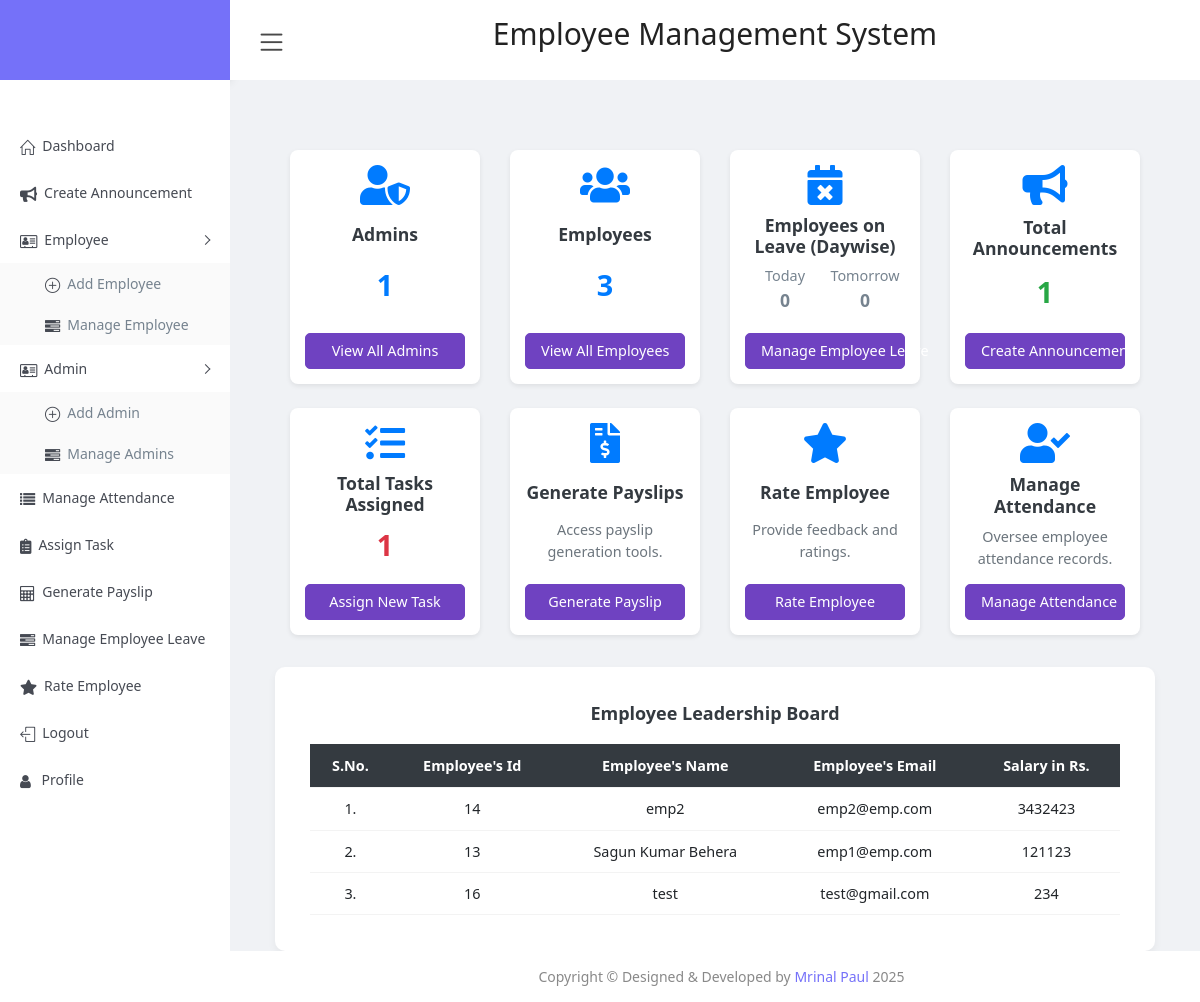
Screenshot of /admin/dashboard.php with the database file from the repository.
### tables this page shows
CREATE TABLE `employee` (
  `id` int NOT NULL,
  `name` varchar(255) NOT NULL,
  `email` varchar(255) NOT NULL,
  `gender` varchar(10) DEFAULT NULL,
  `dob` varchar(255) DEFAULT NULL,
  `password` varchar(75) NOT NULL,
  `salary` int NOT NULL,
  `dp` varchar(255) NOT NULL
);

### admin/dashboard.php (the view, shortened to what this page needs)
<?php
require_once "include/header.php";
?>
<?php
require_once "../connection.php";
$today_leave = 0;
$tomarrow_leave = 0;
$select_admins = "SELECT * FROM admin";
$total_admins = mysqli_query($conn, $select_admins);
$select_emp = "SELECT * FROM employee";
$total_emp = mysqli_query($conn, $select_emp);
$sql_leadership_board =  "SELECT * FROM employee ORDER BY salary DESC";
$emp_leadership_board_result = mysqli_query($conn, $sql_leadership_board);
$total_announcements_count = 0;
$select_announcements_sql = "SELECT * FROM announcements";
$result_announcements = mysqli_query($conn, $select_announcements_sql);
if ($result_announcements) {
    $total_announcements_count = mysqli_num_rows($result_announcements);
} else {
    $total_announcements_count = "N/A";
}
$total_tasks_count = 0;
$select_tasks_sql = "SELECT * FROM employee_tasks";
$result_tasks = mysqli_query($conn, $select_tasks_sql);
if ($result_tasks) {
    $total_tasks_count = mysqli_num_rows($result_tasks);
} else {
    $total_tasks_count = "N/A";
}
?>
<!DOCTYPE html>
<html lang="en">
<head>
    <link href="https://cdn.jsdelivr.net/npm/bootstrap@5.3.0/dist/css/bootstrap.min.css" rel="stylesheet">
    <link rel="stylesheet" href="https://cdnjs.cloudflare.com/ajax/libs/font-awesome/5.15.4/css/all.min.css">
    <link href="css/style.css" rel="stylesheet" />
</head>
<body>
    <div class="container-fluid">
        <div class="row g-4 mt-3">
            <div class="col-lg-3 col-md-4 col-sm-6">
                <div class="dashboard-card">
                    <div class="icon"><i class="fas fa-user-shield"></i></div>
                    <h5>Admins</h5>
                    <span class="metric-value blue"><?php echo mysqli_num_rows($total_admins); ?></span>
                    <a href="manage-admin.php" class="btn btn-primary btn-custom">View All Admins</a>
                </div>
            </div>
            <div class="col-lg-3 col-md-4 col-sm-6">
                <div class="dashboard-card">
                    <div class="icon"><i class="fas fa-users"></i></div>
                    <h5>Employees</h5>
                    <span class="metric-value blue"><?php echo mysqli_num_rows($total_emp); ?></span>
                    <a href="manage-employee.php" class="btn btn-primary btn-custom">View All Employees</a>
                </div>
            </div>
            <div class="col-lg-3 col-md-4 col-sm-6">
                <div class="dashboard-card">
                    <div class="icon"><i class="fas fa-calendar-times"></i></div>
                    <h5>Employees on Leave (Daywise)</h5>
                    <div class="admin-leave-metrics-row">
                        <div>Today <span class="orange"><?php echo $today_leave; ?></span></div>
                        <div>Tomorrow <span class="purple"><?php echo $tomarrow_leave; ?></span></div>
                    </div>
                    <a href="manage-leave.php" class="btn btn-primary btn-custom">Manage Employee Leave</a>
                </div>
            </div>
            <div class="col-lg-3 col-md-4 col-sm-6">
                <div class="dashboard-card">
                    <div class="icon"><i class="fas fa-bullhorn"></i></div>
                    <h5>Total Announcements</h5>
                    <span class="metric-value green"><?php echo $total_announcements_count; ?></span>
                    <a href="create-announcement.php" class="btn btn-primary btn-custom">Create Announcement</a>
                </div>
            </div>
            <div class="col-lg-3 col-md-4 col-sm-6">
                <div class="dashboard-card">
                    <div class="icon"><i class="fas fa-tasks"></i></div>
                    <h5>Total Tasks Assigned</h5>
                    <span class="metric-value red"><?php echo $total_tasks_count; ?></span>
                    <a href="assign-task.php" class="btn btn-primary btn-custom">Assign New Task</a>
                </div>
            </div>
            <div class="col-lg-3 col-md-4 col-sm-6">
                <div class="dashboard-card">
                    <div class="icon"><i class="fas fa-file-invoice-dollar"></i></div>
                    <h5>Generate Payslips</h5>
                    <p>Access payslip generation tools.</p>
                    <a href="generate-payslip.php" class="btn btn-primary btn-custom">Generate Payslip</a>
                </div>
            </div>
            <div class="col-lg-3 col-md-4 col-sm-6">
                <div class="dashboard-card">
                    <div class="icon"><i class="fas fa-star"></i></div>
                    <h5>Rate Employee</h5>
                    <p>Provide feedback and ratings.</p>
                    <a href="rate-employee.php" class="btn btn-primary btn-custom">Rate Employee</a>
                </div>
            </div>
            <div class="col-lg-3 col-md-4 col-sm-6">
                <div class="dashboard-card">
                    <div class="icon"><i class="fas fa-user-check"></i></div>
                    <h5>Manage Attendance</h5>
                    <p>Oversee employee attendance records.</p>
                    <a href="view-attendance.php" class="btn btn-primary btn-custom">Manage Attendance</a>
                </div>
            </div>
        </div>
        <div class="row leadership-board">
            <div class="col-12">
                <div class=" text-center my-3 ">
                    <h4>Employee Leadership Board</h4>
                </div>
                <div class="table-responsive">
                    <table class="table  table-hover">
                        <thead>
                            <tr class="bg-dark text-white">
                                <th scope="col">S.No.</th>
                                <th scope="col">Employee's Id</th>
                                <th scope="col">Employee's Name</th>
                                <th scope="col">Employee's Email</th>
                                <th scope="col">Salary in Rs.</th>
                            </tr>
                        </thead>
                        <tbody>
                            <?php
                            $i = 1;
                            if ($emp_leadership_board_result && mysqli_num_rows($emp_leadership_board_result) > 0) {
                                while ($emp_info = mysqli_fetch_assoc($emp_leadership_board_result)) {
                                    $emp_id = $emp_info["id"];
                                    $emp_name = $emp_info["name"];
                                    $emp_email = $emp_info["email"];
                                    $emp_salary = $emp_info["salary"];
                            ?>
                                    <tr>
                                        <td><?php echo "$i. "; ?></td>
                                        <td><?php echo htmlspecialchars($emp_id); ?></td>
                                        <td><?php echo htmlspecialchars($emp_name); ?></td>
                                        <td><?php echo htmlspecialchars($emp_email); ?></td>
                                        <td><?php echo htmlspecialchars($emp_salary); ?></td>
                                    </tr>
                            <?php
                                    $i++;
                                }
                            } else {
                                echo '<tr><td colspan="5">No employees found for leadership board.</td></tr>';
                            }
                            ?>
                        </tbody>
                    </table>
                </div>
            </div>
        </div>
    </div>
    <?php
    require_once "include/footer.php";
    ?>
</body>
</html>

### admin/include/header.php (shortened to what this page needs)
<?php
echo '<link rel="stylesheet" href="https://cdnjs.cloudflare.com/ajax/libs/font-awesome/5.15.4/css/all.min.css">';
?>
<!DOCTYPE html>
<html lang="en">
<head>
    <link href="../resorce/css/style.css" rel="stylesheet">
    <link rel="stylesheet" href="https://cdnjs.cloudflare.com/ajax/libs/font-awesome/4.7.0/css/font-awesome.min.css">
</head>
<body>
    <div id="main-wrapper">
        <div class="nav-header">
            <div class="brand-logo">
                <a>
                </a>
            </div>
        </div>
        <div class="header">
            <div class="header-content clearfix">
                <div class="nav-control">
                    <div class="hamburger">
                        <span class="toggle-icon"><i class="icon-menu"></i></span>
                    </div>
                </div>
                <div class="text-center">
                    <h2 class="pt-3"> Employee Management System </h2>
                </div>
            </div>
        </div>
        <div class="nk-sidebar">
            <div class="nk-nav-scroll">
                <ul class="metismenu" id="menu">
                    <br> <br>
                    <li>
                        <a href="./dashboard.php">
                            <i class="icon-home menu-icon"></i><span class="nav-text">Dashboard</span>
                        </a>
                    </li>
                    <li>
                        <a href="./create-announcement.php">
                            <i class="fas fa-bullhorn menu-icon"></i><span class="nav-text">Create Announcement</span>
                        </a>
                    </li>
                    <li>
                        <a class="has-arrow" href="javascript:void()" aria-expanded="false">
                            <i class="fa fa-address-card-o menu-icon"></i><span class="nav-text">Employee</span>
                        </a>
                        <ul aria-expanded="false">
                            <li><a href="./add-employee.php"> <i class="icon-plus menu-icon"></i><span class="nav-text">Add Employee</span></a></li>
                            <li><a href="./manage-employee.php"> <i class="fa fa-tasks menu-icon"></i><span class="nav-text">Manage Employee</span></a></li>
                        </ul>
                    </li>
                    <li>
                        <a class="has-arrow" href="javascript:void()" aria-expanded="false">
                            <i class="fa fa-address-card-o menu-icon"></i><span class="nav-text">Admin</span>
                        </a>
                        <ul aria-expanded="false">
                            <li><a href="./add-admin.php"> <i class="icon-plus menu-icon"></i><span class="nav-text">Add Admin</span></a></li>
                            <li><a href="./manage-admin.php"> <i class="fa fa-tasks menu-icon"></i><span class="nav-text">Manage Admins</span></a></li>
                        </ul>
                    </li>
                    <li>
                        <a href="./view-attendance.php">
                            <i class="fa fa-list menu-icon"></i><span class="nav-text">Manage Attendance</span> </a>
                    </li>
                    <li>
                        <a href="./assign-task.php">
                            <i class="fas fa-clipboard-list"></i><span class="nav-text">Assign Task</span>
                        </a>
                    </li>
                    <li>
                        <a href="./generate-payslip.php">
                            <i class="fa fa-calculator menu-icon"></i><span class="nav-text">Generate Payslip</span>
                        </a>
                    </li>
                    <li>
                        <a href="./manage-leave.php">
                            <i class="fa fa-tasks menu-icon"></i><span class="nav-text">Manage Employee Leave</span>
                        </a>
                    </li>
                    <li>
                        <a href="./rate-employee.php">
                            <i class="fas fa-star"></i><span class="nav-text">Rate Employee</span>
                        </a>
                    </li>
                    <li>
                        <a href="./logout.php">
                            <i class="icon-logout menu-icon"></i><span class="nav-text">Logout</span>
                        </a>
                    </li>
                    <li>
                        <a href="./profile.php">
                            <i class="fa fa-user menu-icon"></i><span class="nav-text"> Profile</span>
                        </a>
                    </li>
                </ul>
            </div>
        </div>
        <div class="content-body">
            <div class="container-fluid">

### admin/include/footer.php (shortened to what this page needs)
</div>
</div>
<div class="footer hide">
            <div class="copyright">
                <p>Copyright &copy; Designed & Developed by <a href="https://github.com/imrinal">Mrinal Paul</a> 2025</p>
            </div>
        </div>
    </div>
</body>
</html>

### admin/include/header.php (style rules this page uses)
.nk-nav-scroll ul li a { text-decoration: none !important; }

### admin/dashboard.php (style rules this page uses)
body { background-color: #f0f2f5; font-family: 'Segoe UI', Tahoma, Geneva, Verdana, sans-serif; }
.container-fluid { padding-top: 25px; padding-bottom: 25px; }
.dashboard-card { background-color: #fff; border-radius: 8px; box-shadow: 0 2px 5px rgba(0, 0, 0, 0.08); padding: 15px; text-align: center; transition: transform 0.2s ease, box-shadow 0.2s ease; height: 100%; display: flex; flex-direction: column; justify-content: space-between; }
.dashboard-card .icon { font-size: 2.5rem; color: #007bff; margin-bottom: 10px; }
.dashboard-card h5 { font-size: 1.1rem; color: #343a40; margin-bottom: 8px; font-weight: 600; }
.dashboard-card p { font-size: 0.9rem; color: #6c757d; margin-bottom: 3px; }
.dashboard-card .metric-value { font-size: 1.8rem; font-weight: 700; margin-bottom: 8px; }
.dashboard-card .metric-value.green { color: #28a745; }
.dashboard-card .metric-value.red { color: #dc3545; }
.dashboard-card .metric-value.blue { color: #007bff; }
.dashboard-card .btn-custom { margin-top: 10px; background-color: #6f42c1; border-color: #6f42c1; color: #fff; padding: 6px 15px; font-size: 0.9rem; border-radius: 5px; transition: background-color 0.2s ease; width: 100%; }
.leadership-board { background-color: #fff; border-radius: 10px; box-shadow: 0 4px 8px rgba(0, 0, 0, 0.05); padding: 20px; margin-top: 2rem; }
.leadership-board h4 { color: #343a40; margin-bottom: 20px; font-weight: 600; text-align: center; }
.leadership-board .table th, .leadership-board .table td { vertical-align: middle; text-align: center; font-size: 0.9rem; }
.leadership-board .table thead th { background-color: #343a40; color: #fff; border-color: #495057; }
.leadership-board .table tbody tr:nth-of-type(even) { background-color: rgba(0, 0, 0, 0.03); }
.admin-leave-metrics-row { display: flex; justify-content: space-around; align-items: center; margin-bottom: 10px; font-size: 0.9rem; flex-wrap: wrap; }
.admin-leave-metrics-row div { flex: 1; text-align: center; padding: 0 5px; }
.admin-leave-metrics-row span { font-weight: 600; display: block; font-size: 1.1rem; }

### rows the page displays
employee: id "14", name "emp2", email "emp2@emp.com", salary "3432423"
employee: id "13", name "Sagun Kumar Behera", email "emp1@emp.com", salary "121123"
employee: id "16", name "test", email "test@gmail.com", salary "234"

### other values shown
mysqli_num_rows($total_admins) "1"
mysqli_num_rows($total_emp) "3"
$today_leave "0"
$tomarrow_leave "0"
$total_announcements_count "1"
$total_tasks_count "1"
